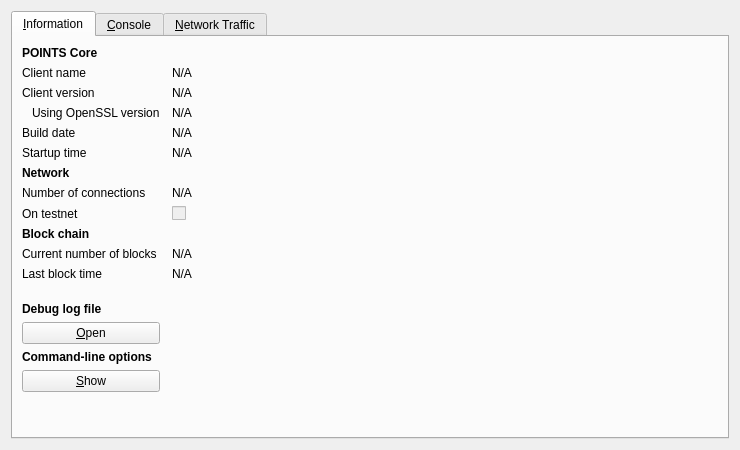
<?xml version="1.0" encoding="UTF-8"?>
<ui version="4.0">
 <class>RPCConsole</class>
 <widget class="QDialog" name="RPCConsole">
  <property name="geometry">
   <rect>
    <x>0</x>
    <y>0</y>
    <width>740</width>
    <height>450</height>
   </rect>
  </property>
  <property name="windowTitle">
   <string>POINTS - Debug window</string>
  </property>
  <layout class="QVBoxLayout" name="verticalLayout_2">
   <item>
    <widget class="QTabWidget" name="tabWidget">
     <property name="currentIndex">
      <number>0</number>
     </property>
     <widget class="QWidget" name="tab_info">
      <attribute name="title">
       <string>&amp;Information</string>
      </attribute>
      <layout class="QGridLayout" name="gridLayout" columnstretch="0,1">
       <property name="horizontalSpacing">
        <number>12</number>
       </property>
       <item row="0" column="0">
        <widget class="QLabel" name="label_9">
         <property name="font">
          <font>
           <weight>75</weight>
           <bold>true</bold>
          </font>
         </property>
         <property name="text">
          <string>POINTS Core</string>
         </property>
        </widget>
       </item>
       <item row="1" column="0">
        <widget class="QLabel" name="label_5">
         <property name="text">
          <string>Client name</string>
         </property>
        </widget>
       </item>
       <item row="1" column="1">
        <widget class="QLabel" name="clientName">
         <property name="cursor">
          <cursorShape>IBeamCursor</cursorShape>
         </property>
         <property name="text">
          <string>N/A</string>
         </property>
         <property name="textFormat">
          <enum>Qt::PlainText</enum>
         </property>
         <property name="textInteractionFlags">
          <set>Qt::LinksAccessibleByMouse|Qt::TextSelectableByKeyboard|Qt::TextSelectableByMouse</set>
         </property>
        </widget>
       </item>
       <item row="2" column="0">
        <widget class="QLabel" name="label_6">
         <property name="text">
          <string>Client version</string>
         </property>
        </widget>
       </item>
       <item row="2" column="1">
        <widget class="QLabel" name="clientVersion">
         <property name="cursor">
          <cursorShape>IBeamCursor</cursorShape>
         </property>
         <property name="text">
          <string>N/A</string>
         </property>
         <property name="textFormat">
          <enum>Qt::PlainText</enum>
         </property>
         <property name="textInteractionFlags">
          <set>Qt::LinksAccessibleByMouse|Qt::TextSelectableByKeyboard|Qt::TextSelectableByMouse</set>
         </property>
        </widget>
       </item>
       <item row="3" column="0">
        <widget class="QLabel" name="label_14">
         <property name="text">
          <string>Using OpenSSL version</string>
         </property>
         <property name="indent">
          <number>10</number>
         </property>
        </widget>
       </item>
       <item row="3" column="1">
        <widget class="QLabel" name="openSSLVersion">
         <property name="cursor">
          <cursorShape>IBeamCursor</cursorShape>
         </property>
         <property name="text">
          <string>N/A</string>
         </property>
         <property name="textFormat">
          <enum>Qt::PlainText</enum>
         </property>
         <property name="textInteractionFlags">
          <set>Qt::LinksAccessibleByMouse|Qt::TextSelectableByKeyboard|Qt::TextSelectableByMouse</set>
         </property>
        </widget>
       </item>
       <item row="4" column="0">
        <widget class="QLabel" name="label_12">
         <property name="text">
          <string>Build date</string>
         </property>
        </widget>
       </item>
       <item row="4" column="1">
        <widget class="QLabel" name="buildDate">
         <property name="cursor">
          <cursorShape>IBeamCursor</cursorShape>
         </property>
         <property name="text">
          <string>N/A</string>
         </property>
         <property name="textFormat">
          <enum>Qt::PlainText</enum>
         </property>
         <property name="textInteractionFlags">
          <set>Qt::LinksAccessibleByMouse|Qt::TextSelectableByKeyboard|Qt::TextSelectableByMouse</set>
         </property>
        </widget>
       </item>
       <item row="5" column="0">
        <widget class="QLabel" name="label_13">
         <property name="text">
          <string>Startup time</string>
         </property>
        </widget>
       </item>
       <item row="5" column="1">
        <widget class="QLabel" name="startupTime">
         <property name="cursor">
          <cursorShape>IBeamCursor</cursorShape>
         </property>
         <property name="text">
          <string>N/A</string>
         </property>
         <property name="textFormat">
          <enum>Qt::PlainText</enum>
         </property>
         <property name="textInteractionFlags">
          <set>Qt::LinksAccessibleByMouse|Qt::TextSelectableByKeyboard|Qt::TextSelectableByMouse</set>
         </property>
        </widget>
       </item>
       <item row="6" column="0">
        <widget class="QLabel" name="label_11">
         <property name="font">
          <font>
           <weight>75</weight>
           <bold>true</bold>
          </font>
         </property>
         <property name="text">
          <string>Network</string>
         </property>
        </widget>
       </item>
       <item row="7" column="0">
        <widget class="QLabel" name="label_7">
         <property name="text">
          <string>Number of connections</string>
         </property>
        </widget>
       </item>
       <item row="7" column="1">
        <widget class="QLabel" name="numberOfConnections">
         <property name="cursor">
          <cursorShape>IBeamCursor</cursorShape>
         </property>
         <property name="text">
          <string>N/A</string>
         </property>
         <property name="textFormat">
          <enum>Qt::PlainText</enum>
         </property>
         <property name="textInteractionFlags">
          <set>Qt::LinksAccessibleByMouse|Qt::TextSelectableByKeyboard|Qt::TextSelectableByMouse</set>
         </property>
        </widget>
       </item>
       <item row="8" column="0">
        <widget class="QLabel" name="label_8">
         <property name="text">
          <string>On testnet</string>
         </property>
        </widget>
       </item>
       <item row="8" column="1">
        <widget class="QCheckBox" name="isTestNet">
         <property name="enabled">
          <bool>false</bool>
         </property>
         <property name="text">
          <string/>
         </property>
        </widget>
       </item>
       <item row="9" column="0">
        <widget class="QLabel" name="label_10">
         <property name="font">
          <font>
           <weight>75</weight>
           <bold>true</bold>
          </font>
         </property>
         <property name="text">
          <string>Block chain</string>
         </property>
        </widget>
       </item>
       <item row="10" column="0">
        <widget class="QLabel" name="label_3">
         <property name="text">
          <string>Current number of blocks</string>
         </property>
        </widget>
       </item>
       <item row="10" column="1">
        <widget class="QLabel" name="numberOfBlocks">
         <property name="cursor">
          <cursorShape>IBeamCursor</cursorShape>
         </property>
         <property name="text">
          <string>N/A</string>
         </property>
         <property name="textFormat">
          <enum>Qt::PlainText</enum>
         </property>
         <property name="textInteractionFlags">
          <set>Qt::LinksAccessibleByMouse|Qt::TextSelectableByKeyboard|Qt::TextSelectableByMouse</set>
         </property>
        </widget>
       </item>
       <item row="11" column="0">
        <widget class="QLabel" name="label_2">
         <property name="text">
          <string>Last block time</string>
         </property>
        </widget>
       </item>
       <item row="11" column="1">
        <widget class="QLabel" name="lastBlockTime">
         <property name="cursor">
          <cursorShape>IBeamCursor</cursorShape>
         </property>
         <property name="text">
          <string>N/A</string>
         </property>
         <property name="textFormat">
          <enum>Qt::PlainText</enum>
         </property>
         <property name="textInteractionFlags">
          <set>Qt::LinksAccessibleByMouse|Qt::TextSelectableByKeyboard|Qt::TextSelectableByMouse</set>
         </property>
        </widget>
       </item>
       <item row="12" column="0">
        <spacer name="verticalSpacer_2">
         <property name="orientation">
          <enum>Qt::Vertical</enum>
         </property>
         <property name="sizeHint" stdset="0">
          <size>
           <width>20</width>
           <height>20</height>
          </size>
         </property>
        </spacer>
       </item>
       <item row="13" column="0">
        <widget class="QLabel" name="labelDebugLogfile">
         <property name="font">
          <font>
           <weight>75</weight>
           <bold>true</bold>
          </font>
         </property>
         <property name="text">
          <string>Debug log file</string>
         </property>
        </widget>
       </item>
       <item row="14" column="0">
        <widget class="QPushButton" name="openDebugLogfileButton">
         <property name="toolTip">
          <string>Open the POINTS debug log file from the current data directory. This can take a few seconds for large log files.</string>
         </property>
         <property name="text">
          <string>&amp;Open</string>
         </property>
         <property name="autoDefault">
          <bool>false</bool>
         </property>
        </widget>
       </item>
       <item row="15" column="0">
        <widget class="QLabel" name="labelCLOptions">
         <property name="font">
          <font>
           <weight>75</weight>
           <bold>true</bold>
          </font>
         </property>
         <property name="text">
          <string>Command-line options</string>
         </property>
        </widget>
       </item>
       <item row="16" column="0">
        <widget class="QPushButton" name="showCLOptionsButton">
         <property name="toolTip">
          <string>Show the POINTS-Qt help message to get a list with possible POINTS command-line options.</string>
         </property>
         <property name="text">
          <string>&amp;Show</string>
         </property>
         <property name="autoDefault">
          <bool>false</bool>
         </property>
        </widget>
       </item>
       <item row="17" column="0">
        <spacer name="verticalSpacer">
         <property name="orientation">
          <enum>Qt::Vertical</enum>
         </property>
         <property name="sizeHint" stdset="0">
          <size>
           <width>20</width>
           <height>40</height>
          </size>
         </property>
        </spacer>
       </item>
      </layout>
     </widget>
     <widget class="QWidget" name="tab_console">
      <attribute name="title">
       <string>&amp;Console</string>
      </attribute>
      <layout class="QVBoxLayout" name="verticalLayout_3">
       <property name="spacing">
        <number>3</number>
       </property>
       <item>
        <widget class="QTextEdit" name="messagesWidget">
         <property name="minimumSize">
          <size>
           <width>0</width>
           <height>100</height>
          </size>
         </property>
         <property name="readOnly">
          <bool>true</bool>
         </property>
         <property name="tabKeyNavigation" stdset="0">
          <bool>false</bool>
         </property>
         <property name="columnCount" stdset="0">
          <number>2</number>
         </property>
        </widget>
       </item>
       <item>
        <layout class="QHBoxLayout" name="horizontalLayout">
         <property name="spacing">
          <number>3</number>
         </property>
         <item>
          <widget class="QLabel" name="label">
           <property name="text">
            <string notr="true">&gt;</string>
           </property>
          </widget>
         </item>
         <item>
          <widget class="QLineEdit" name="lineEdit"/>
         </item>
         <item>
          <widget class="QPushButton" name="clearButton">
           <property name="maximumSize">
            <size>
             <width>24</width>
             <height>24</height>
            </size>
           </property>
           <property name="toolTip">
            <string>Clear console</string>
           </property>
           <property name="text">
            <string/>
           </property>
           <property name="icon">
            <iconset resource="../bitcoin.qrc">
             <normaloff>:/icons/remove</normaloff>:/icons/remove</iconset>
           </property>
           <property name="shortcut">
            <string notr="true">Ctrl+L</string>
           </property>
           <property name="autoDefault">
            <bool>false</bool>
           </property>
          </widget>
         </item>
        </layout>
       </item>
      </layout>
     </widget>
     <widget class="QWidget" name="tab">
      <attribute name="title">
       <string>&amp;Network Traffic</string>
      </attribute>
      <layout class="QHBoxLayout" name="horizontalLayout_3">
       <item>
        <layout class="QVBoxLayout" name="verticalLayout_4">
         <item>
          <widget class="TrafficGraphWidget" name="trafficGraph" native="true">
           <property name="sizePolicy">
            <sizepolicy hsizetype="Expanding" vsizetype="Expanding">
             <horstretch>0</horstretch>
             <verstretch>0</verstretch>
            </sizepolicy>
           </property>
          </widget>
         </item>
         <item>
          <layout class="QHBoxLayout" name="horizontalLayout_2">
           <item>
            <widget class="QSlider" name="sldGraphRange">
             <property name="minimum">
              <number>1</number>
             </property>
             <property name="maximum">
              <number>288</number>
             </property>
             <property name="pageStep">
              <number>12</number>
             </property>
             <property name="value">
              <number>6</number>
             </property>
             <property name="orientation">
              <enum>Qt::Horizontal</enum>
             </property>
            </widget>
           </item>
           <item>
            <widget class="QLabel" name="lblGraphRange">
             <property name="minimumSize">
              <size>
               <width>100</width>
               <height>0</height>
              </size>
             </property>
             <property name="alignment">
              <set>Qt::AlignCenter</set>
             </property>
            </widget>
           </item>
           <item>
            <widget class="QPushButton" name="btnClearTrafficGraph">
             <property name="text">
              <string>&amp;Clear</string>
             </property>
            </widget>
           </item>
          </layout>
         </item>
        </layout>
       </item>
       <item>
        <layout class="QVBoxLayout" name="verticalLayout">
         <item>
          <widget class="QGroupBox" name="groupBox">
           <property name="title">
            <string>Totals</string>
           </property>
           <layout class="QVBoxLayout" name="verticalLayout_5">
            <item>
             <layout class="QHBoxLayout" name="horizontalLayout_4">
              <item>
               <widget class="Line" name="line">
                <property name="sizePolicy">
                 <sizepolicy hsizetype="Fixed" vsizetype="Fixed">
                  <horstretch>0</horstretch>
                  <verstretch>0</verstretch>
                 </sizepolicy>
                </property>
                <property name="minimumSize">
                 <size>
                  <width>10</width>
                  <height>0</height>
                 </size>
                </property>
                <property name="palette">
                 <palette>
                  <active>
                   <colorrole role="Light">
                    <brush brushstyle="SolidPattern">
                     <color alpha="255">
                      <red>0</red>
                      <green>255</green>
                      <blue>0</blue>
                     </color>
                    </brush>
                   </colorrole>
                  </active>
                  <inactive>
                   <colorrole role="Light">
                    <brush brushstyle="SolidPattern">
                     <color alpha="255">
                      <red>0</red>
                      <green>255</green>
                      <blue>0</blue>
                     </color>
                    </brush>
                   </colorrole>
                  </inactive>
                  <disabled>
                   <colorrole role="Light">
                    <brush brushstyle="SolidPattern">
                     <color alpha="255">
                      <red>0</red>
                      <green>255</green>
                      <blue>0</blue>
                     </color>
                    </brush>
                   </colorrole>
                  </disabled>
                 </palette>
                </property>
                <property name="orientation">
                 <enum>Qt::Horizontal</enum>
                </property>
               </widget>
              </item>
              <item>
               <widget class="QLabel" name="label_16">
                <property name="text">
                 <string>In:</string>
                </property>
               </widget>
              </item>
              <item>
               <widget class="QLabel" name="lblBytesIn">
                <property name="minimumSize">
                 <size>
                  <width>50</width>
                  <height>0</height>
                 </size>
                </property>
                <property name="alignment">
                 <set>Qt::AlignRight|Qt::AlignTrailing|Qt::AlignVCenter</set>
                </property>
               </widget>
              </item>
             </layout>
            </item>
            <item>
             <layout class="QHBoxLayout" name="horizontalLayout_5">
              <item>
               <widget class="Line" name="line_2">
                <property name="sizePolicy">
                 <sizepolicy hsizetype="Fixed" vsizetype="Fixed">
                  <horstretch>0</horstretch>
                  <verstretch>0</verstretch>
                 </sizepolicy>
                </property>
                <property name="minimumSize">
                 <size>
                  <width>10</width>
                  <height>0</height>
                 </size>
                </property>
                <property name="palette">
                 <palette>
                  <active>
                   <colorrole role="Light">
                    <brush brushstyle="SolidPattern">
                     <color alpha="255">
                      <red>255</red>
                      <green>0</green>
                      <blue>0</blue>
                     </color>
                    </brush>
                   </colorrole>
                  </active>
                  <inactive>
                   <colorrole role="Light">
                    <brush brushstyle="SolidPattern">
                     <color alpha="255">
                      <red>255</red>
                      <green>0</green>
                      <blue>0</blue>
                     </color>
                    </brush>
                   </colorrole>
                  </inactive>
                  <disabled>
                   <colorrole role="Light">
                    <brush brushstyle="SolidPattern">
                     <color alpha="255">
                      <red>255</red>
                      <green>0</green>
                      <blue>0</blue>
                     </color>
                    </brush>
                   </colorrole>
                  </disabled>
                 </palette>
                </property>
                <property name="orientation">
                 <enum>Qt::Horizontal</enum>
                </property>
               </widget>
              </item>
              <item>
               <widget class="QLabel" name="label_17">
                <property name="text">
                 <string>Out:</string>
                </property>
               </widget>
              </item>
              <item>
               <widget class="QLabel" name="lblBytesOut">
                <property name="minimumSize">
                 <size>
                  <width>50</width>
                  <height>0</height>
                 </size>
                </property>
                <property name="alignment">
                 <set>Qt::AlignRight|Qt::AlignTrailing|Qt::AlignVCenter</set>
                </property>
               </widget>
              </item>
             </layout>
            </item>
            <item>
             <spacer name="verticalSpacer_4">
              <property name="orientation">
               <enum>Qt::Vertical</enum>
              </property>
              <property name="sizeHint" stdset="0">
               <size>
                <width>20</width>
                <height>407</height>
               </size>
              </property>
             </spacer>
            </item>
           </layout>
          </widget>
         </item>
        </layout>
       </item>
      </layout>
     </widget>
    </widget>
   </item>
  </layout>
 </widget>
 <customwidgets>
  <customwidget>
   <class>TrafficGraphWidget</class>
   <extends>QWidget</extends>
   <header>trafficgraphwidget.h</header>
   <container>1</container>
   <slots>
    <slot>clear()</slot>
   </slots>
  </customwidget>
 </customwidgets>
 <resources>
  <include location="../bitcoin.qrc"/>
 </resources>
 <connections/>
</ui>
